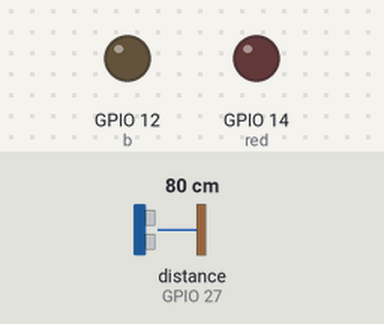
Bench run of a sketch on a simulated ESP32. Shown: output pins drawn as LEDs (lit = HIGH). Wiring (inferred from the names in the program): ultrasonic range finder: trigger GPIO 26; echo GPIO 27. The test bench sets the inputs (shaded band); at power-on: distance to the obstacle (sensor on GPIO 27) 80 cm. The echo pulse lasts 58.3 µs per cm; WiFi joins after 1.5 s; servers stay silent unless stated; uploads are accepted with an empty reply; pins used as bus, display or sensor lines are not drawn; what the sketch prints to the serial monitor is not drawn.

Above: at 2.7 s.
2.8 s: distance to the obstacle (sensor on GPIO 27) set to 12 cm
7.4 s: distance to the obstacle (sensor on GPIO 27) set to 9 cm
At 9.0 s:
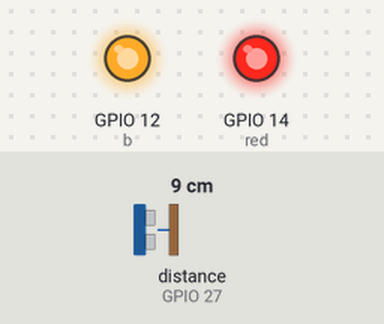
10.3 s: distance to the obstacle (sensor on GPIO 27) set to 18 cm
At 10.7 s:
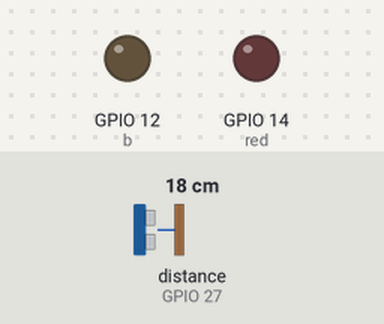
13.2 s: distance to the obstacle (sensor on GPIO 27) set to 2 cm
At 15.4 s:
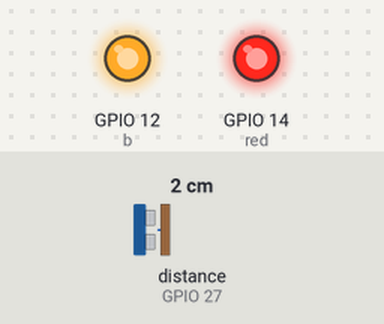
Timing chart, 0 to 16.9 s (numbered marks = the images above; inputs shaded):
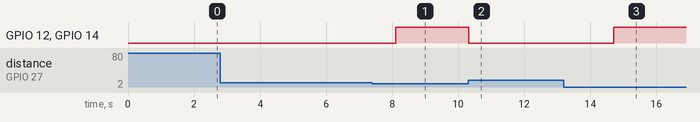

The sketch:

ESP32.ino
```cpp
#include<WiFi.h>
#include<HTTPClient.h>

int trig=26;
int echo=27;
int red=14;
int b=12;

const char* ssid="CANALBOX-B82B-2G";
const char* password="RybPFZCSDCDE";

String serverName="HTTP://192.168.1.99/giggs/save.php";

void setup(){
  Serial.begin(9600);
  WiFi.begin(ssid,password);
  Serial.print("connecting");
  while(WiFi.status() != WL_CONNECTED){
    delay(500);
    Serial.print(".");
  }
  Serial.print(WiFi.localIP());
  Serial.print("connected");

  pinMode(red,OUTPUT);
  pinMode(b,OUTPUT);
  pinMode(trig,OUTPUT);
  pinMode(echo,INPUT);
}
void loop() {

  digitalWrite(trig,LOW);
  delayMicroseconds(2);
  digitalWrite(trig,HIGH);
  delayMicroseconds(10);
  digitalWrite(trig,LOW);

  int distance=pulseIn(echo,HIGH) * 0.034/2;

  Serial.print("distance: ");
  Serial.print(distance );
  Serial.println(" cm ");

  if(distance<10){
  digitalWrite(red,HIGH);
  digitalWrite(b,HIGH);

}else{
  digitalWrite(red,LOW);
  digitalWrite(b,LOW);
}

if(WiFi.status() == WL_CONNECTED){
  HTTPClient http;
  String url= serverName+ "?distance=" +String(distance);
  http.begin(url);
  int httpResponseCode=http.GET();
  Serial.print("ResponseCode: ");
  Serial.println(httpResponseCode);
  http.end();

}
delay(2000);
}
```

Measured:
- the behaviour switches between 11 and 10 cm on distance to the obstacle (sensor on GPIO 27) (found by bisection; images 0 and 1)
- after the input at 2.8 s, every drawn part: stays the same
- after the input at 7.4 s, GPIO 12 (b), GPIO 14 (red): LOW → HIGH after 0.71 s
- after the input at 10.3 s, GPIO 12 (b), GPIO 14 (red): HIGH → LOW at once
- after the input at 13.2 s, GPIO 12 (b), GPIO 14 (red): LOW → HIGH after 1.5 s
